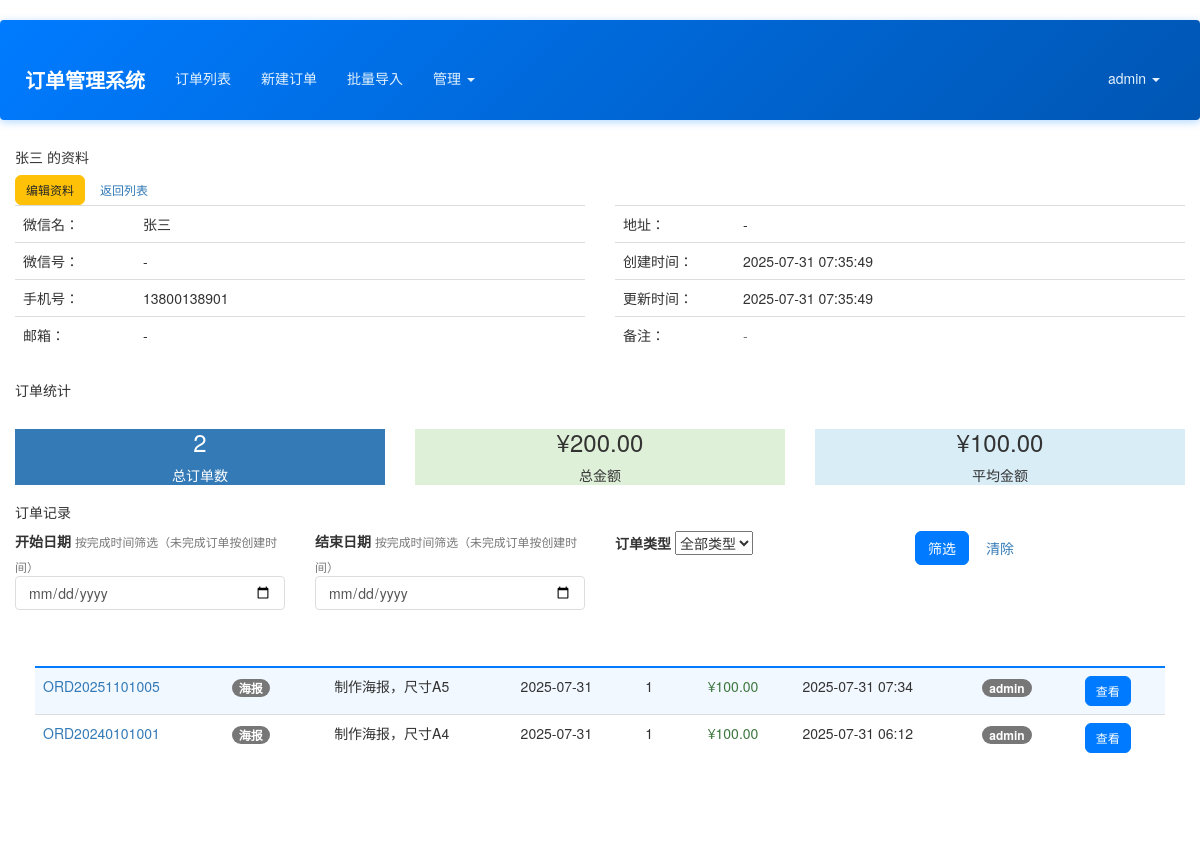
The page /admin/wechat-user/24 (signed in) on the database as committed earlier.
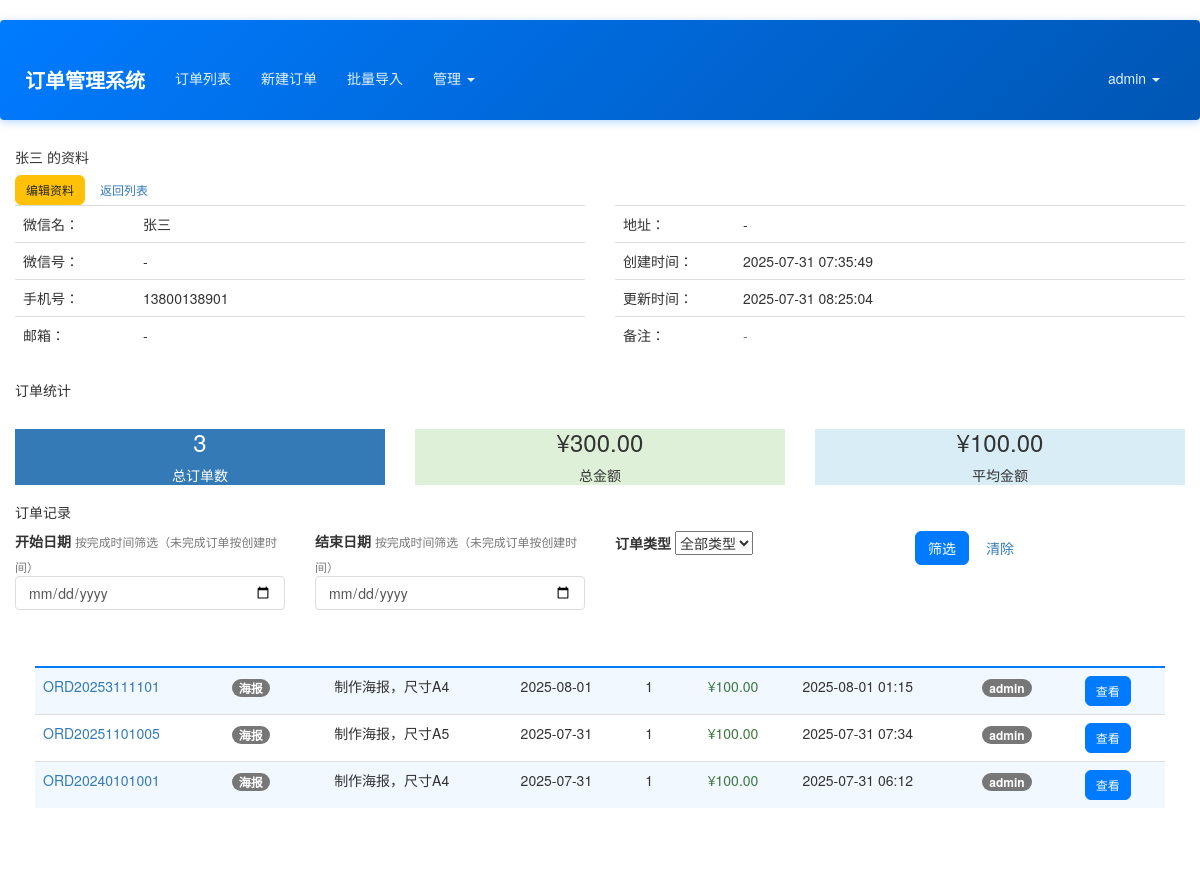
The same page on the database as committed later.
### app/models.py (models this page shows, shortened)
class WechatUser(db.Model):
    __tablename__ = 'wechat_users'
    id = db.Column(db.Integer, primary_key=True)
    wechat_name = db.Column(db.String(64), nullable=False)
    wechat_id = db.Column(db.String(64), nullable=True, index=True)
    phone = db.Column(db.String(20), unique=True, nullable=True)
    email = db.Column(db.String(64))
    address = db.Column(db.String(256))
    avatar = db.Column(db.String(200))
    payment_qr_code = db.Column(db.String(200))
    notes = db.Column(db.Text())
    create_time = db.Column(db.DateTime, default=datetime.utcnow)
    update_time = db.Column(db.DateTime, default=datetime.utcnow, onupdate=datetime.utcnow)
    def get_orders(self, start_date=None, end_date=None, order_type_id=None):
        from sqlalchemy import and_
        query = Order.query.filter(Order.wechat_name == self.wechat_name)
        if start_date:
            query = query.filter(Order.create_time >= start_date)
        if end_date:
            query = query.filter(Order.create_time <= end_date)
        if order_type_id:
            query = query.filter(Order.order_type_id == order_type_id)
        return query.order_by(Order.create_time.desc()).all()
    def get_order_stats(self, start_date=None, end_date=None):
        from sqlalchemy import func
        query = Order.query.filter(Order.wechat_name == self.wechat_name)
        if start_date:
            query = query.filter(Order.create_time >= start_date)
        if end_date:
            query = query.filter(Order.create_time <= end_date)
        stats = query.with_entities(
            func.count(Order.id).label('total_orders'),
            func.sum(Order.amount).label('total_amount'),
            func.avg(Order.amount).label('avg_amount'),
            func.sum(Order.quantity).label('total_quantity')
        ).first()
        return {
            'total_orders': stats.total_orders or 0,
            'total_amount': float(stats.total_amount or 0),
            'avg_amount': float(stats.avg_amount or 0),
            'total_quantity': stats.total_quantity or 0
        }

class Order(db.Model):
    __tablename__ = 'orders'
    id = db.Column(db.Integer, primary_key=True)
    order_code = db.Column(db.String(64), unique=True, index=True)
    wechat_name = db.Column(db.String(64))
    wechat_id = db.Column(db.String(64))
    phone = db.Column(db.String(20), nullable=False)  # 手机号，必填
    order_info = db.Column(db.Text())
    completion_time = db.Column(db.DateTime)
    quantity = db.Column(db.Integer)
    amount = db.Column(db.Float)
    notes = db.Column(db.Text())  # 备注字段
    create_time = db.Column(db.DateTime, default=datetime.utcnow)
    user_id = db.Column(db.Integer, db.ForeignKey('users.id'))
    order_type_id = db.Column(db.Integer, db.ForeignKey('order_types.id'))
    status = db.Column(db.String(20), default='未完成')  # 订单状态：未完成、已结算、未结算
    images = db.relationship('OrderImage', backref='order', lazy='dynamic')
    custom_fields = db.Column(db.Text())

class OrderType(db.Model):
    __tablename__ = 'order_types'
    id = db.Column(db.Integer, primary_key=True)
    name = db.Column(db.String(64), unique=True, nullable=False)
    description = db.Column(db.String(256))
    is_active = db.Column(db.Boolean, default=True)
    create_time = db.Column(db.DateTime, default=datetime.utcnow)
    orders = db.relationship('Order', backref='order_type', lazy='dynamic')

class User(UserMixin, db.Model):
    __tablename__ = 'users'
    id = db.Column(db.Integer, primary_key=True)
    email = db.Column(db.String(64), unique=True, index=True)
    username = db.Column(db.String(64), unique=True, index=True)
    role_id = db.Column(db.Integer, db.ForeignKey('roles.id'))
    password_hash = db.Column(db.String(128))
    orders = db.relationship('Order', backref='creator', lazy='dynamic')
    @property
    def password(self):
        raise AttributeError('password is not a readable attribute')
    def can(self, perm):
        return self.role is not None and self.role.has_permission(perm)

### app/admin/views.py (the view)
@admin.route('/wechat-user/<int:id>')
@admin_required
def wechat_user_detail(id):
    wechat_user = WechatUser.query.get_or_404(id)
    start_date_str = request.args.get('start_date')
    end_date_str = request.args.get('end_date')
    order_type_id = request.args.get('order_type_id', type=int)
    start_date = None
    end_date = None
    if start_date_str:
        try:
            start_date = datetime.strptime(start_date_str, '%Y-%m-%d')
        except ValueError:
            pass
    if end_date_str:
        try:
            end_date = datetime.strptime(end_date_str + ' 23:59:59', '%Y-%m-%d %H:%M:%S')
        except ValueError:
            pass
    orders = wechat_user.get_orders(start_date, end_date, order_type_id)
    stats = wechat_user.get_order_stats(start_date, end_date)
    order_types = OrderType.query.filter_by(is_active=True).all()
    return render_template('admin/wechat_user_detail.html',
                         wechat_user=wechat_user,
                         orders=orders,
                         stats=stats,
                         order_types=order_types,
                         current_filters={
                             'start_date': start_date_str,
                             'end_date': end_date_str,
                             'order_type_id': order_type_id
                         })

### app/admin/views.py (called while the page is built)
@admin.before_request
@login_required
def before_request():
    if not current_user.can(Permission.MANAGE_FIELDS) and not current_user.can(Permission.ADMIN):
        abort(403)

### app/context_processors.py (called while the page is built)
def inject_permissions():
    return dict(Permission=Permission)

### app/models.py (called while the page is built)
@login_manager.user_loader
def load_user(user_id):
    return User.query.get(int(user_id))

    def has_permission(self, perm):
        return self.permissions & perm == perm

### app/templates/admin/wechat_user_detail.html (shortened to what the changed rows need)
{% extends "base.html" %}
{% block content %}
<div class="container-fluid">
    <div class="row">
        <div class="col-md-12">
            <div class="card mb-4">
                <div class="card-header d-flex justify-content-between align-items-center">
                    <h5 class="mb-0">
                         {{ wechat_user.wechat_name or '未知用户' }} 的资料
                    </h5>
                    <div>
                        <a href="{{ url_for('admin.edit_wechat_user', id=wechat_user.id) }}"
                           class="btn btn-warning btn-sm">
                        </a>
                        <a href="{{ url_for('admin.wechat_user_list') }}" class="btn btn-secondary btn-sm">
                        </a>
                    </div>
                </div>
                <div class="card-body">
                    <div class="row">
                        <div class="col-md-6">
                            <table class="table table-borderless">
                                <tr>
                                    <td class="fw-bold" style="width: 120px;">微信名：</td>
                                    <td>{{ wechat_user.wechat_name or '-' }}</td>
                                </tr>
                                <tr>
                                    <td class="fw-bold">微信号：</td>
                                    <td>{{ wechat_user.wechat_id or '-' }}</td>
                                </tr>
                                <tr>
                                    <td class="fw-bold">手机号：</td>
                                    <td>{{ wechat_user.phone or '-' }}</td>
                                </tr>
                                <tr>
                                    <td class="fw-bold">邮箱：</td>
                                    <td>{{ wechat_user.email or '-' }}</td>
                                </tr>
                            </table>
                        </div>
                        <div class="col-md-6">
                            <table class="table table-borderless">
                                <tr>
                                    <td class="fw-bold" style="width: 120px;">地址：</td>
                                    <td>{{ wechat_user.address or '-' }}</td>
                                </tr>
                                <tr>
                                    <td class="fw-bold">创建时间：</td>
                                    <td>{{ wechat_user.create_time.strftime('%Y-%m-%d %H:%M:%S') }}</td>
                                </tr>
                                <tr>
                                    <td class="fw-bold">更新时间：</td>
                                    <td>{{ wechat_user.update_time.strftime('%Y-%m-%d %H:%M:%S') }}</td>
                                </tr>
                            </table>
                        </div>
                    </div>
                </div>
            </div>
            <div class="card mb-4">
                <div class="card-body">
                    <div class="row text-center">
                        <div class="col-md-4">
                            <div class="card bg-primary text-white">
                                <div class="card-body">
                                    <h3 class="mb-0">{{ stats.total_orders }}</h3>
                                    <p class="mb-0">总订单数</p>
                                </div>
                            </div>
                        </div>
                        <div class="col-md-4">
                            <div class="card bg-success text-white">
                                <div class="card-body">
                                    <h3 class="mb-0">¥{{ "%.2f"|format(stats.total_amount) }}</h3>
                                    <p class="mb-0">总金额</p>
                                </div>
                            </div>
                        </div>
                    </div>
                </div>
            </div>
            <div class="card">
                <div class="card-body">
                    {% if orders %}
                    <div class="table-responsive">
                        <table class="table table-striped table-hover">
                            <thead class="table-dark">
                                <tr>
                                    <th>订单编码</th>
                                    <th>订单类型</th>
                                    <th>订单信息</th>
                                    <th>完成时间</th>
                                    <th>数量</th>
                                    <th>金额</th>
                                    <th>创建时间</th>
                                    <th>提交用户</th>
                                    <th>操作</th>
                                </tr>
                            </thead>
                            <tbody>
                                {% for order in orders %}
                                <tr>
                                    <td>
                                        <a href="{{ url_for('main.view_order', id=order.id) }}"
                                           class="text-decoration-none">
                                            {{ order.order_code }}
                                        </a>
                                    </td>
                                    <td>
                                        {% if order.order_type %}
                                        <span class="badge bg-secondary">{{ order.order_type.name }}</span>
                                        {% else %}
                                        <span class="text-muted">未分类</span>
                                        {% endif %}
                                    </td>
                                    <td>
                                        <div style="max-width: 200px; overflow: hidden; text-overflow: ellipsis; white-space: nowrap;"
                                             title="{{ order.order_info }}">
                                            {{ order.order_info }}
                                        </div>
                                    </td>
                                    <td>
                                        {% if order.completion_time %}
                                        {{ order.completion_time.strftime('%Y-%m-%d') }}
                                        {% else %}
                                        <span class="text-muted">未设置</span>
                                        {% endif %}
                                    </td>
                                    <td>{{ order.quantity }}</td>
                                    <td>
                                        {% if order.amount %}
                                        <span class="text-success fw-bold">¥{{ "%.2f"|format(order.amount) }}</span>
                                        {% else %}
                                        <span class="text-muted">-</span>
                                        {% endif %}
                                    </td>
                                    <td>{{ order.create_time.strftime('%Y-%m-%d %H:%M') }}</td>
                                    <td>
                                        {% if order.creator %}
                                        <span class="badge bg-info">{{ order.creator.username }}</span>
                                        {% else %}
                                        <span class="text-muted">未知</span>
                                        {% endif %}
                                    </td>
                                    <td>
                                        <a href="{{ url_for('main.view_order', id=order.id) }}"
                                           class="btn btn-primary btn-sm text-white" title="查看详情">
                                             查看
                                        </a>
                                    </td>
                                </tr>
                                {% endfor %}
                            </tbody>
                        </table>
                    </div>
                    {% else %}
                    <div class="text-center py-5">
                        <i class="fas fa-inbox fa-3x text-muted mb-3"></i>
                        <h5 class="text-muted">暂无订单记录</h5>
                        <p class="text-muted">该微信用户还没有提交过订单</p>
                    </div>
                    {% endif %}
                </div>
            </div>
        </div>
    </div>
</div>
{% endblock %}

Rows that differ between the two databases and show on the page:
changed WechatUser "张三": wechat (not shown) → "-"; update_time "2025-07-31 07:35:49" → "2025-07-31 08:25:04"
added Order: order_code "ORD20253111101", order_type.name "海报", order_info "制作海报，尺寸A4", completion_time "2025-08-01", quantity "1", amount "100.00", create_time "2025-08-01 01:15", creator.username "admin"
Other text that changed with them:
{{ stats.total_orders }}: "2" → "3"
{{ "%.2f"|format(stats.total_amount) }}: "200.00" → "300.00"
{{ wechat_user.wechat_id or '-' }}: "-" → (not shown)
